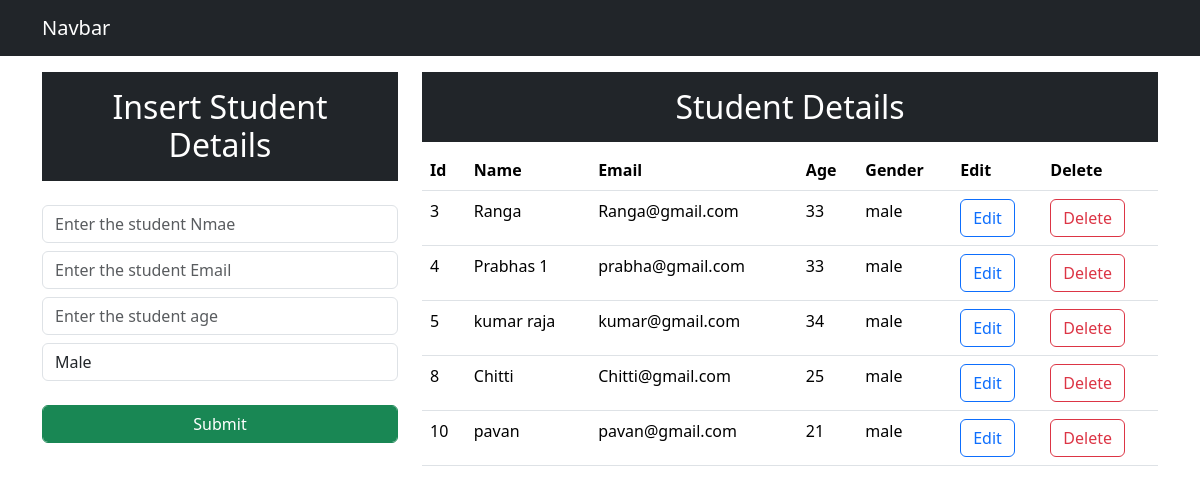
The page / on the database its author committed.
### app/models.py (models this page shows, shortened)
class Student(models.Model):
    name=models.CharField(max_length=25,blank=False)
    email=models.EmailField()
    age=models.IntegerField()
    gender=models.CharField(max_length=25,blank=False)

### app/views.py (the view)
# urls.py: path('',views.index),
def index(request):
    data=Student.objects.all()
    context={'data':data}
    return render(request,"index.html",context)

### templates/index.html (shortened to what this page needs)
<!DOCTYPE html>
<html lang="en">
<head>
    <link href="https://cdn.jsdelivr.net/npm/bootstrap@5.3.3/dist/css/bootstrap.min.css" rel="stylesheet">
</head>
<body>
    <nav class="navbar navbar-expand-lg navbar-dark bg-dark">
    <div class="container">
        <a class="navbar-brand" href="#">Navbar</a>
    </nav>
    <div class="container mt-3">
        <div class="row">
            <div class="col-md-4">
                <h2 class="bg-dark text-white text-center p-3">Insert Student Details</h2>
                <form action="/insert" method="post"> {% csrf_token %}
                    <input type="text" class="form-control mt-4" placeholder="Enter the student Nmae" name="name">
                    <input type="text" class="form-control mt-2" placeholder="Enter the student Email" name="email">
                    <input type="number" class="form-control mt-2" placeholder="Enter the student age" name="age">
                    <div>
                        <select name="gender" class="form-control mt-2">
                            <option value="male">Male</option>
                        </select>
                    </div>
                    <br>
                    <div>
                        <button class="btn btn-success form-control">Submit</button>
                    </div>
                </form>
            </div>
            <div class="col-md-8">
                <h2 class="text-center text-white bg-dark p-3">Student Details</h2>
                <table class="table">
                    <thead>
                        <tr>
                            <th>Id</th>
                            <th>Name</th>
                            <th>Email</th>
                            <th>Age</th>
                            <th>Gender</th>
                            <th>Edit</th>
                            <th>Delete</th>
                        </tr>
                    </thead>
                    <tbody>
                        {% for d in data  %}
                        <tr>
                            <td>{{d.id}}</td>
                            <td>{{d.name}}</td>
                            <td>{{d.email}}</td>
                            <td>{{d.age}}</td>
                            <td>{{d.gender}}</td>
                            <td><a button href="/update/{{d.id}}" class="btn btn-outline-primary">Edit</a></button></td>
                            <td><a button href="/delete/{{d.id}}" class="btn btn-outline-danger">Delete</a></button></td>
                        </tr>
                        {% endfor %}
                    </tbody>
                </table>
            </div>
        </div>
    </div>
</body>
</html>

### rows shown on the page
Student: id "3", name "Ranga", email "Ranga@gmail.com", age "33", gender "male"
Student: id "4", name "Prabhas 1", email "prabha@gmail.com", age "33", gender "male"
Student: id "5", name "kumar raja", email "kumar@gmail.com", age "34", gender "male"
Student: id "8", name "Chitti", email "Chitti@gmail.com", age "25", gender "male"
Student: id "10", name "pavan", email "pavan@gmail.com", age "21", gender "male"
